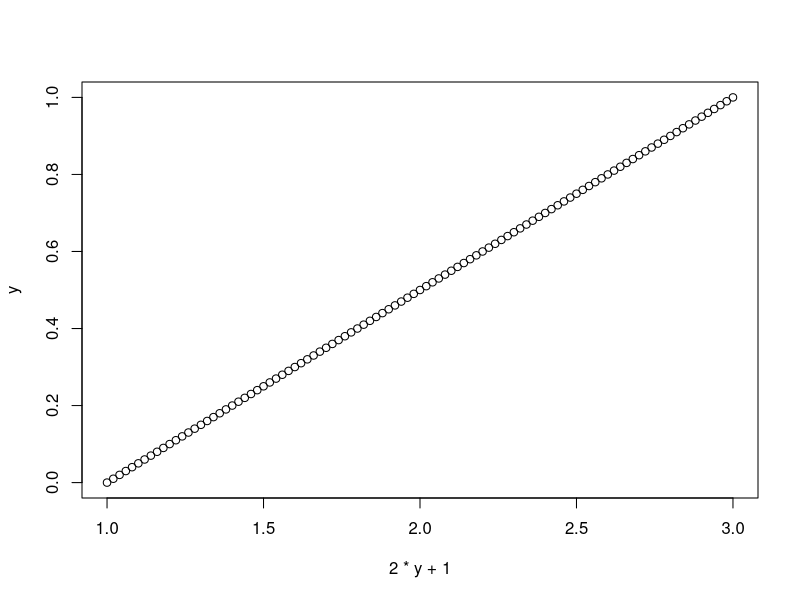
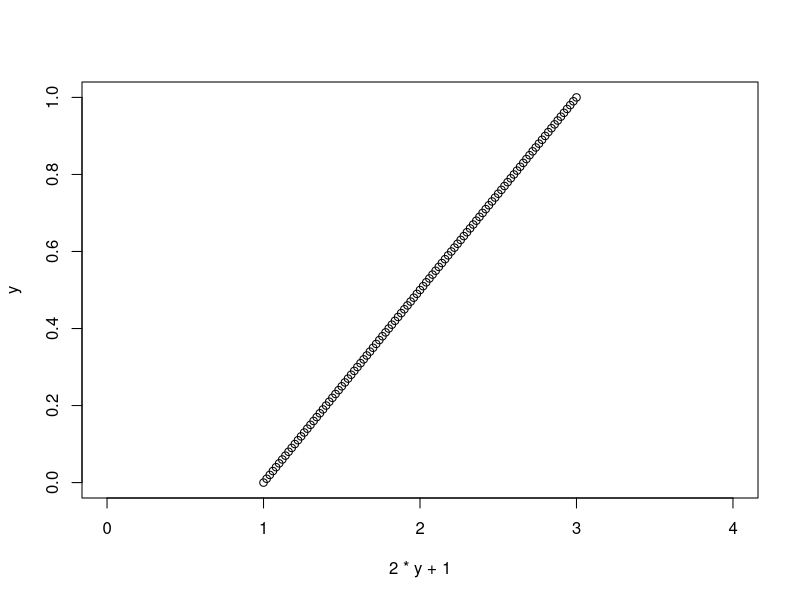
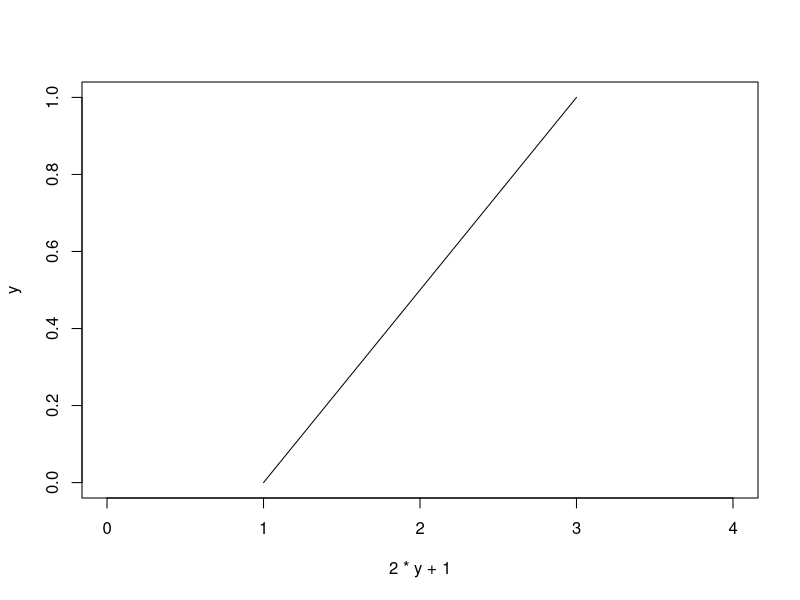
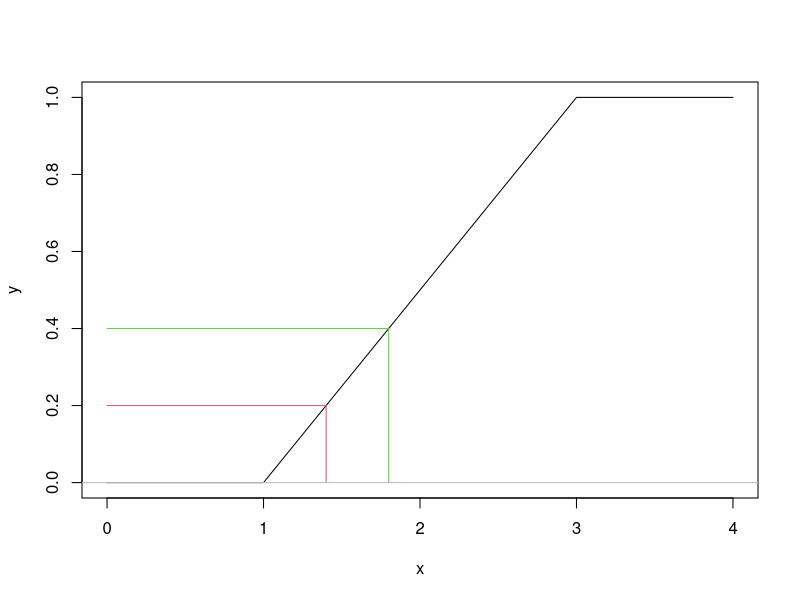
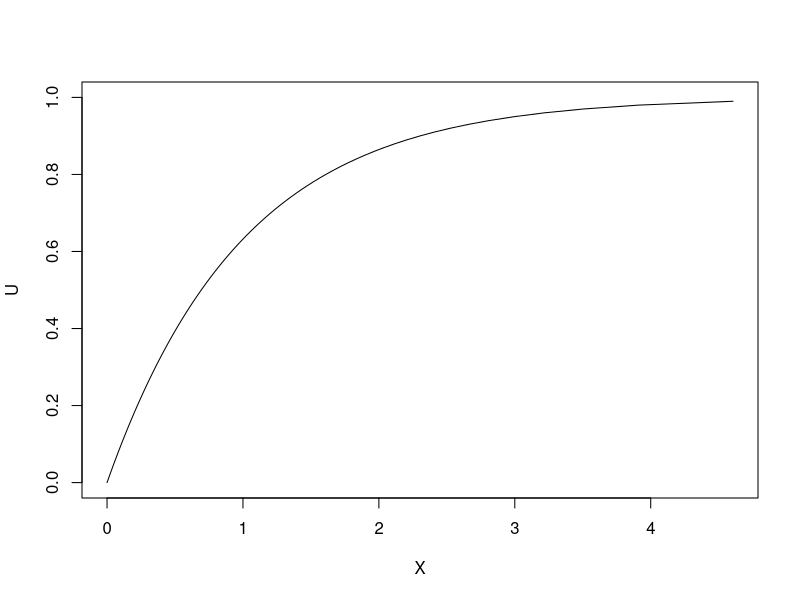
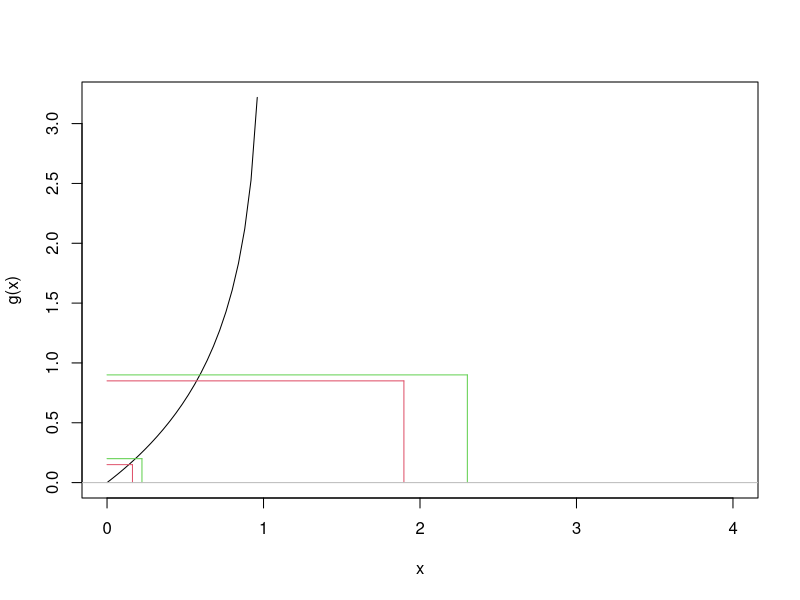
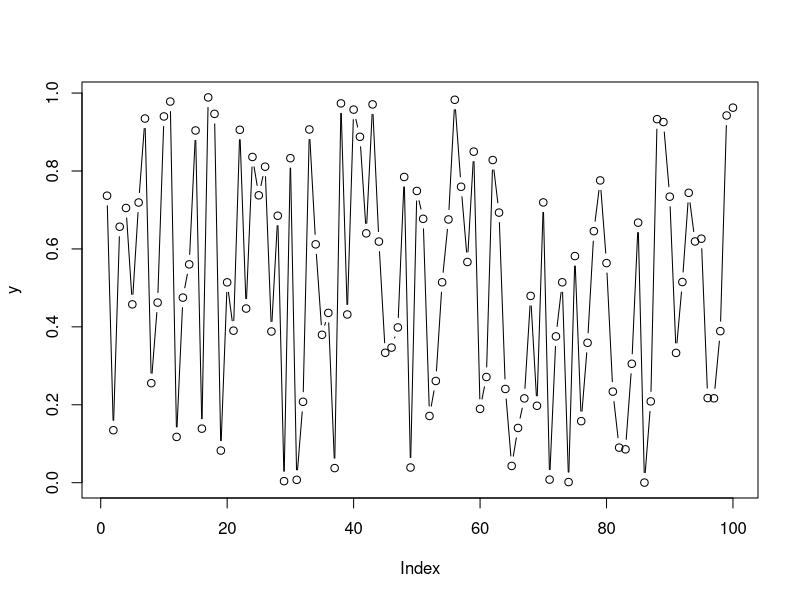
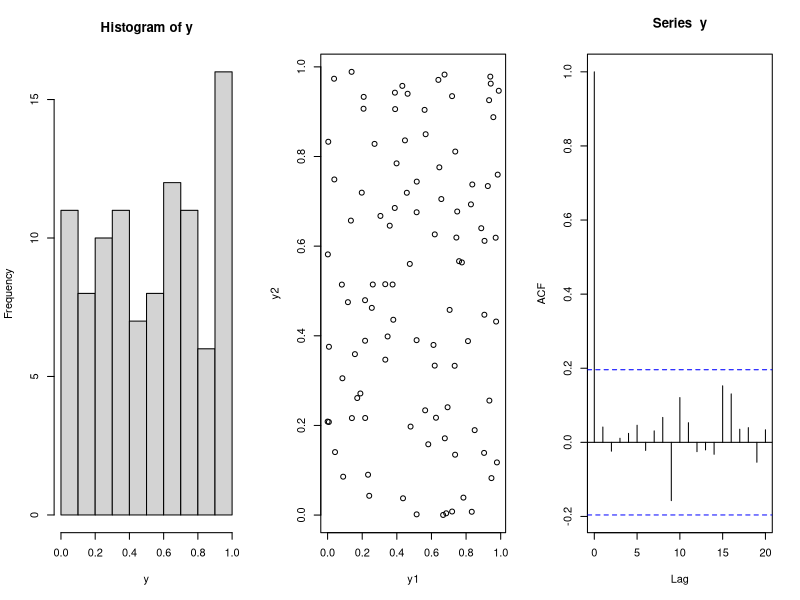

Here is the R script that generated these plots, in order:
## ---- chunk 1
knitr::opts_chunk$set(echo = TRUE)
## ---- chunk 2
y<-seq(0,1,0.01)
plot(2*y+1,y)

plot(2*y+1,y,xlim=c(0,4))
plot(2*y+1,y,xlim=c(0,4),type="l")
x<-c(seq(0,1,0.01),2*y+1,seq(3,4,0.01))
y<-c(rep(0,101),y,rep(1,101))

f<-function(x)return(2*x+1)

plot(x,y,type="l")
segments(0,0.2,f(0.2),0.2,col=2)
segments(0,0.4,f(0.4),0.4,col=3)
segments(f(0.2),0,f(0.2),0.2,col=2)
segments(f(0.4),0,f(0.4),0.4,col=3)
abline(h=0,col="grey")

g<-function(x)return(-log(1-x))
z<-seq(0,1,0.01)
plot(g(z),z,type="l",ylab="U",xlab="X")

## ---- chunk 3
curve(g,0,4)
segments(0,0.15,g(0.15),0.15,col=2)
segments(0,0.2,g(0.2),0.2,col=3)
segments(g(0.15),0,g(0.15),0.15,col=2)
segments(g(0.2),0,g(0.2),0.2,col=3)
segments(0,0.85,g(0.85),0.85,col=2)
segments(0,0.9,g(0.9),0.9,col=3)
segments(g(0.85),0,g(0.85),0.85,col=2)
segments(g(0.9),0,g(0.9),0.9,col=3)

abline(h=0,col="grey")

## ---- chunk 4
 set.seed(42)
runif(2)
#[1] 0.9148060 0.9370754
 RNG.state <- .Random.seed
 runif(2)
#[1] 0.2861395 0.8304476
 set.seed(42)
 runif(4)
#[1] 0.9148060 0.9370754 0.2861395 0.8304476
 .Random.seed <- RNG.state
 runif(2)
#[1] 0.2861395 0.8304476

## ---- chunk 5
Nsim=10^2
y=runif(Nsim)
y1=y[-Nsim]
y2=y[-1]
head(data.frame(y1,y2))
plot(y,type="b")
par(mfrow=c(1,3))
hist(y)
plot(y1,y2)
acf(y)


Nsim=10^4

## ---- chunk 6
U=runif(Nsim)
X=-log(U)
#transforms of uniforms
Y=rexp(Nsim)
#exponentials from R
par(mfrow=c(1,2))
#plots
hist(X,freq=F,main="Exp from Uniform")
hist(Y,freq=F,main="Exp from R")

## ---- chunk 7
binom.cdf <- function(x, n, p) {
    Fx <- 0
  for (i in 0:x) {
    Fx <- Fx + choose(n, i)*p^i*(1-p)^(n-i)
     }
  return(Fx)
}

n<-10
p<-0.2
y<-matrix(0,n+1,2)
for (i in 1:n+1)
{y[i,1]<-i-1
y[i,2]<-binom.cdf(i-1,n,p)}

cdf.sim <- function(F, ...) {
  X <- 0
  cont<-1
  U <- runif(1)
  while (F(X, ...) < U) {
    X <- X + 1
    cont<-cont+1
    print(cont)
  }
  return(list(X,cont))
}

binom.sim <- function(n, p) {
  X <- 0
  px <- (1-p)^n
  Fx <- px
  U <- runif(1)
  while (Fx < U) {
    X <- X + 1
    px <- ((n-X+1)*p*px)/((1-p)*X)
    Fx <- Fx + px
  }
  return(X)
}

cdf.sim(binom.cdf, 100, 0.2)

## ---- chunk 8
par(mfrow=c(1,1))
N <- 10000
n <- 10
p <- 0.7
set.seed(100)
# sample size
# rv parameters
# seed for RNG
# generate sample and estimate p
X <- rep(0, N)
for (i in 1:N) X[i] <- binom.sim(n, p)
phat <- rep(0, n+1)
for (i in 0:n) phat[i+1] <- sum(X == i)/N
phat.CI <- 1.96*sqrt(phat*(1-phat)/N)
# plot output
plot(0:n, dbinom(0:n, n, p), type="h", xlab="x", ylab="p(x)")
points(0:n, dbinom(0:n, n, p), pch=19,col=2)
points(0:n, phat, pch=3,col=4)
points(0:n, phat+phat.CI, pch=3,col=4)
points(0:n, phat-phat.CI, pch=3,col=4)

# t<-10000
# x<-matrix(0,t,3)
# x[1,1]<-X_0



X <- 0
for (i in 1:n) {
  U <- runif(1)
  if (U < p) X <- X + 1
}

(X <- sum(runif(n) < p))

test1<-function(){U=runif(3*10^4)
U=matrix(data=U,nrow=3)
X=-log(U)
X=2* apply(X,2,sum)}

system.time(test1())

test2<-function(){X=rchisq(10^4,df=6)}  
#sumamos las chicuadrados
system.time(test2())

## ---- chunk 9
( m <- matrix(c(5,1,1,3),2,2) )
( cm <- chol(m) )
t(cm) %*% cm  #-- = 'm'
crossprod(cm)  #-- = 'm'


## ---- chunk 10
x <- matrix(c(1:5, (1:5)^2), 5, 2)
x <- cbind(x, x[, 1] + 3*x[, 2])
colnames(x) <- letters[20:22]
m <- crossprod(x)
qr(m)$rank # is 2, as it should be


## ---- chunk 11

try(chol(m))

(Q <- chol(m, pivot = TRUE))
## we can use this by
pivot <- attr(Q, "pivot")
crossprod(Q[, order(pivot)]) # recover m

## now for a non-positive-definite matrix
( m <- matrix(c(5,-5,-5,3), 2, 2) )

try(chol(m))  # fails
(Q <- chol(m, pivot = TRUE)) # warning
crossprod(Q)  # not equal to m

## ---- chunk 12
B<-matrix(c(4,12,-16,12,37,-43,-16,-43,98),3,3)
B
chol(B)
t(chol(B))%*%chol(B)

## ---- chunk 13
t<-1000
set.seed(1234)
(A.sim<-matrix(rnorm(20),nrow=10))
plot(A.sim)
(Sigma=cov(matrix(rnorm(20),nrow=10)))
(Sigma.cor=cor(matrix(rnorm(20),nrow=10)))

Sigma
A=t(chol(Sigma))
A
A%*%t(A)
(x=A%*%rnorm(2))

y<-A%*%rnorm(2)
y<-matrix(rnorm(t),t,2,byrow = TRUE)
plot(y)
cor(y)
y<-matrix(0,t,2,byrow = TRUE)

for (i in 1:t)
{y[i,]<-A%*%rnorm(2)}
summary(y)
plot(y)
cor(y)

## ---- chunk 14
set.seed(1234)
t<-1000
rho<-Sigma[1,2]
x1<-rnorm(t)
x2<-rnorm(t)
z1<-x1
z2<-rho*z1+sqrt(1-rho**2)*x2
simula<-data.frame(x1,x2,z1,z2)
summary(simula)
round(cor(simula),3)
pairs(simula)


rho=0.7
## ---- chunk 15
library(MASS)  
library(RColorBrewer)
k <- 11
my.cols <- rev(brewer.pal(k, "RdYlBu"))

z34 <- kde2d(y[,1], y[,2], n=50)
contour(z34, drawlabels=TRUE, nlevels=k, col=rainbow(k), add=FALSE,lwd=2)
filled.contour(z34$x,z34$y,z34$z,nlevels=k,col = rainbow(k))


persp(z34$x,z34$y,z34$z, theta = -30, phi = 20, expand = 0.55, col = "red",shade = 0.45,scale=TRUE) 

## ---- chunk 16
library(mnormt)


x <- seq(-2, 4, length=21)
y <- cos(2*x) + 10
z <- x + sin(3*y) 
mu <- c(1,12,2)
Sigma <- matrix(c(1,2,0,2,5,0.5,0,0.5,3), 3, 3)
f <- dmnorm(cbind(x,y,z), mu, Sigma)
f0 <- dmnorm(mu, mu, Sigma)
p1 <- pmnorm(c(2,11,3), mu, Sigma)
p2 <- pmnorm(c(2,11,3), mu, Sigma, maxpts=10000, abseps=1e-10)
p <- pmnorm(cbind(x,y,z), mu, Sigma)
#
set.seed(123)
x1 <- rmnorm(5, mu, Sigma)
set.seed(123)
x2 <- rmnorm(5, mu, sqrt=chol(Sigma)) # x1=x2
eig <- eigen(Sigma, symmetric = TRUE)
R <- t(eig$vectors %*% diag(sqrt(eig$values)))
for(i in 1:50) x <- rmnorm(5, mu, sqrt=R)
#
p <- sadmvn(lower=c(2,11,3), upper=rep(Inf,3), mu, Sigma) # upper tail
#
p0 <- pmnorm(c(2,11), mu[1:2], Sigma[1:2,1:2])
p1 <- biv.nt.prob(0, lower=rep(-Inf,2), upper=c(2, 11), mu[1:2], Sigma[1:2,1:2])
p2 <- sadmvn(lower=rep(-Inf,2), upper=c(2, 11), mu[1:2], Sigma[1:2,1:2]) 
c(p0, p1, p2, p0-p1, p0-p2)
#
p1 <- pnorm(0, 1, 3)
p2 <- pmnorm(0, 1, 3^2)

## ---- chunk 17
Nsim=10^4; lambda=100
spread=3*sqrt(lambda)
t=round(seq(max(0,lambda-spread),lambda+spread,1))
t=round(seq(max(0),150,1))
prob=ppois(t, lambda)
X=rep(0,Nsim)
U<-rep(0,Nsim)
for (i in 1:Nsim){
  u=runif(1)
  U[i]<-u
  X[i]=t[1]+sum(prob<u) }

## ---- chunk 18
z1 <- rnorm(10000, mean=1, sd=1)
z2 <- rnorm(10000, mean=1, sd=1)
z<-z1+z2
zz<-z1*0.5+z2*0.5

par(mfrow=c(2,2))

hist(z1,breaks = 50,probability = TRUE)
hist(z2,breaks = 50,probability = TRUE)
hist(z,breaks = 50,probability = TRUE)
hist(zz,breaks = 50,probability = TRUE)

## ---- chunk 19
N = 100000                 
U =runif(N)

#Variable para amacenar las muestras de la mezcla                                             
rand.samples = rep(NA,N)

#Muestreamos de la mezcla
for(i in 1:N){
  if(U[i]<.5){
    rand.samples[i] = rnorm(1,0,1)
  }else if(U[i]<.8){
    rand.samples[i] = rnorm(1,2,1)
  }else{
    rand.samples[i] = rnorm(1,3,1)
  }
}

#Densidad de las muestras
plot(density(rand.samples),main="Densidad Estimada de la mezcla")

#Plotting the true density as a sanity check
x = seq(-20,20,.1)
truth = .5*dnorm(x,0,1) + 0.3*dnorm(x,2,1) + .2*dnorm(x,3,1)
plot(density(rand.samples),main="Densidad Estimada de la mezcla",ylim=c(0,.25),lwd=2)
lines(x,truth,col="red",lwd=2)

legend("topleft",c("Verdadera Densidad","Densidad Estimatada"),col=c("red","black"),lwd=2)

## ---- chunk 20
Nsim=1000
y<-rchisq(Nsim,6)


hist(y,breaks = 50,probability = TRUE)
lines(seq(0,20,0.01),dchisq(seq(0,20,0.01),6),lwd=2,col=2)

x<-rnorm(Nsim,0,6/y)


hist(x,breaks=50,probability = TRUE)
lines(seq(-5,5,0.01),dt(seq(-5,5,0.01),6),lwd=2,col=2)

## ---- chunk 21
Nsim=10^4
n=6;p=.3
y=rgamma(Nsim,n,rate=p/(1-p))
x=rpois(Nsim,y)
hist(x,freq=F,col="grey",breaks=40,main="Binomial Negativa Simulada como mezcla")
lines(1:50,dnbinom(1:50,n,p),lwd=2,col="sienna")

